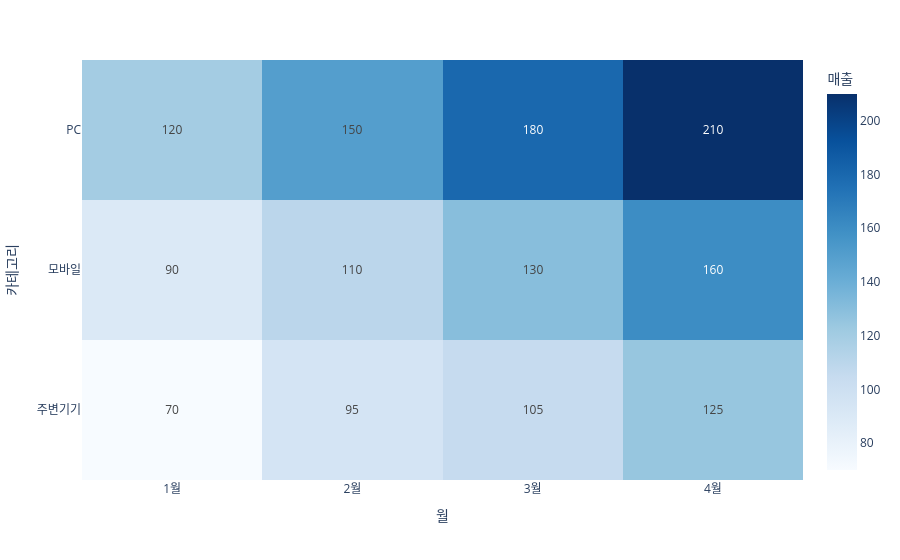

Notebook cell for this chart:
### Code cell
fig = px.imshow(
    heatmap_df,
    text_auto=True,
    aspect='auto',
    labels={
        'x': '월',
        'y': '카테고리',
        'color': '매출'
    },
    color_continuous_scale='Blues'
)

fig.show()

### Figure 1 — Plotly figure (JSON) as saved in the notebook; plotly's stock layout.template omitted (floating-point values rounded to 4 significant figures)
{"data": [{"coloraxis": "coloraxis", "name": "0", "texttemplate": "%{z}", "x": ["1월", "2월", "3월", "4월"], "y": ["PC", "모바일", "주변기기"], "z": [[120, 150, 180, 210], [90, 110, 130, 160], [70, 95, 105, 125]], "type": "heatmap", "xaxis": "x", "yaxis": "y", "hovertemplate": "월: %{x}<br>카테고리: %{y}<br>매출: %{z}<extra></extra>"}], "layout": {"xaxis": {"anchor": "y", "domain": [0.0, 1.0], "title": {"text": "월"}}, "yaxis": {"anchor": "x", "domain": [0.0, 1.0], "autorange": "reversed", "title": {"text": "카테고리"}}, "coloraxis": {"colorbar": {"title": {"text": "매출"}}, "colorscale": [[0.0, "rgb(247,251,255)"], [0.125, "rgb(222,235,247)"], [0.25, "rgb(198,219,239)"], [0.375, "rgb(158,202,225)"], [0.5, "rgb(107,174,214)"], [0.625, "rgb(66,146,198)"], [0.75, "rgb(33,113,181)"], [0.875, "rgb(8,81,156)"], [1.0, "rgb(8,48,107)"]], "autocolorscale": false}, "margin": {"t": 60}}}
